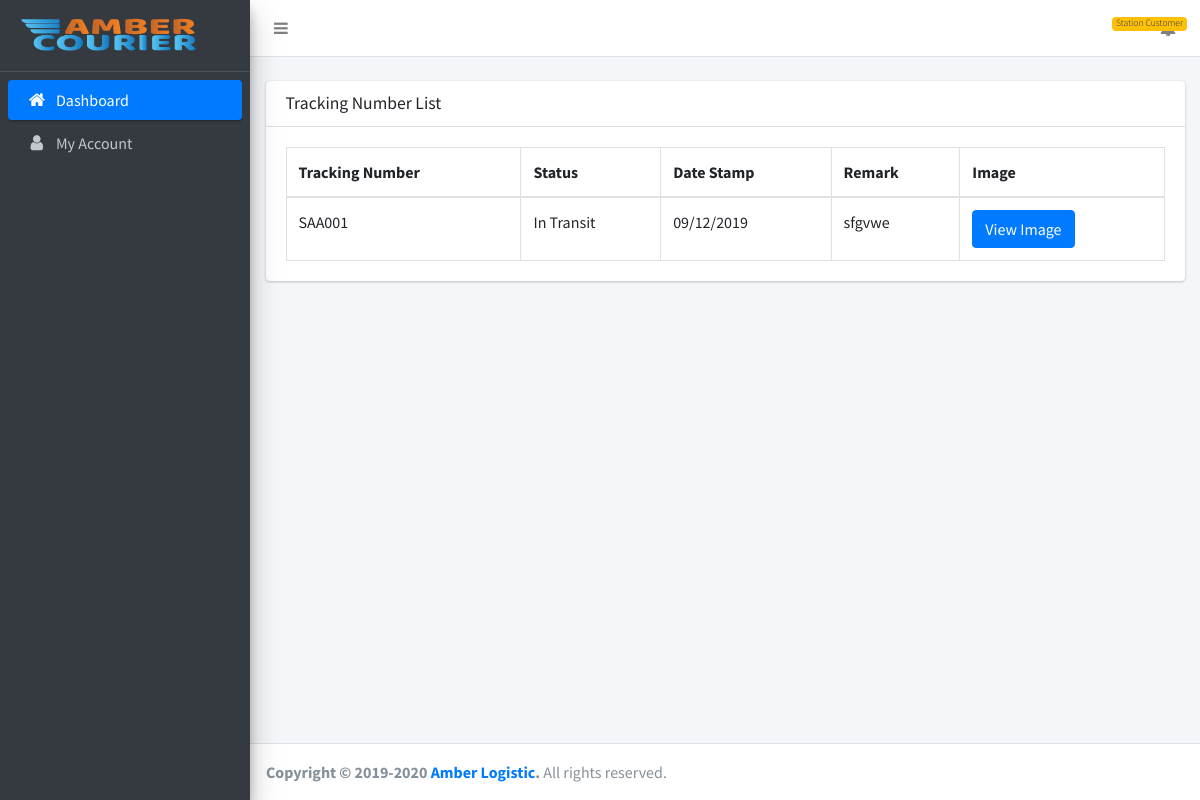
Screenshot of /customer/single.php?tracking_number=A001 (signed in) with the database file from the repository.
### tables this page shows
CREATE TABLE `tracking_numbers` (
  `id` int(11) NOT NULL,
  `tracking_number` varchar(255) DEFAULT NULL,
  `station_prefix_id` int(11) DEFAULT NULL,
  `status_id` int(11) DEFAULT NULL,
  `date_stamp` varchar(255) DEFAULT NULL,
  `image_path` varchar(255) DEFAULT NULL,
  `remark` mediumtext DEFAULT NULL,
  `sender_id` int(11) DEFAULT NULL,
  `receiver_id` int(11) DEFAULT NULL,
  `parcel_type` int(11) DEFAULT NULL COMMENT '1=Parcel,2=Document,3=Heavy Shipment',
  `created_at` timestamp NULL DEFAULT current_timestamp()
);

CREATE TABLE `station_prefix` (
  `id` int(11) NOT NULL,
  `name` varchar(255) DEFAULT NULL,
  `station_id` int(11) DEFAULT NULL,
  `created_at` timestamp NULL DEFAULT current_timestamp()
);

CREATE TABLE `status` (
  `id` int(11) NOT NULL,
  `name` varchar(255) DEFAULT NULL,
  `others` varchar(255) DEFAULT NULL,
  `created_at` timestamp NULL DEFAULT current_timestamp()
);

### classes/Session.php (called while the page is built, shortened)
<?php
class Session
{
    public static function get($key){
        if(isset($_SESSION[$key])){
            return $_SESSION[$key];
        }
        else{
            return false;
        }
    }
}
?>

### customer/single.php (the view, shortened to what this page needs)
<?php
include(ROOT_PATH . "includes/db.php");
include(ROOT_PATH . "classes/Session.php");
$tracking_number = $_GET['tracking_number'];
$receiver_id = Session::get('customer_id');
$query = "SELECT * FROM tracking_numbers WHERE tracking_number='$tracking_number' AND  receiver_id=$receiver_id ORDER BY id DESC ";
$result = mysqli_query($con, $query);
?>
<!DOCTYPE html>
<html lang="en">
<?php
include(ROOT_PATH . "customer/includes/head.php"); ?>
<body class="hold-transition sidebar-mini layout-fixed">
<div class="wrapper">
    <?php
    include(ROOT_PATH . "customer/includes/header.php");
    include(ROOT_PATH . "customer/includes/sidebar.php");
    ?>
    <div class="content-wrapper">
        <br>
        <section class="content">
            <div class="container-fluid">
                <div class="row">
                    <div class="col-md-12">
                        <div class="card">
                            <div class="card-header">
                                <h3 class="card-title">Tracking Number List</h3>
                            </div>
                            <div class="card-body">
                                <table class="table table-bordered" id="result" width="100%" cellspacing="0">
                                    <thead>
                                    <tr>
                                        <th>Tracking Number</th>
                                        <th>Status</th>
                                        <th>Date Stamp</th>
                                        <th>Remark</th>
                                        <th>Image</th>
                                    </tr>
                                    </thead>
                                    <tbody>
                                    <?php
                                    while ($row = mysqli_fetch_assoc($result)) {
                                        ?>
                                        <tr id="row<?php echo $row['id']; ?>">
                                            <td scope="row">
                                                <?php
                                                $prefix_id = $row['station_prefix_id'];
                                                $query_prefix = "select * from station_prefix where id='$prefix_id' LIMIT 1";
                                                $result_prefix = mysqli_query($con, $query_prefix);
                                                $row_prefix = mysqli_fetch_assoc($result_prefix);
                                                echo $row_prefix['name'].$row['tracking_number']; ?>
                                            </td>
                                            <td>
                                                <?php
                                                $status_id = $row['status_id'];
                                                $query_status = "SELECT * FROM status WHERE id='$status_id' LIMIT 1";
                                                $result_status = mysqli_query($con, $query_status);
                                                $row_status = mysqli_fetch_assoc($result_status);
                                                echo $row_status['name'];
                                                ?>
                                            </td>
                                            <td><?php echo date('d/m/Y', $row['date_stamp']); ?></td>
                                            <td><?php echo $row['remark'] ?></td>
                                            <td>
                                                <?php
                                                if (isset($row['image_path']) && !empty($row['image_path'])) {
                                                    ?>
                                                    <button class='btn btn-primary' id='<?php echo "../admin/".$row['image_path'] ?>' onclick='imageFunction(this.id)'>View Image</button>
                                                    <?php
                                                } else {
                                                    ?>
                                                    <button class='btn btn-danger' id = '../../admin/upload/default/no-image.png' onclick='imageFunction(this.id)'>No Image</button>
                                                    <?php
                                                }
                                                ?>
                                            </td>
                                        </tr>
                                        <?php
                                    }
                                    ?>
                                    </tbody>
                                </table>
                            </div>
                        </div>
                    </div>
                </div>
            </div>
        </section>
    </div>
    <?php include(ROOT_PATH . "customer/includes/footer.php"); ?>
</div>
</body>
</html>

### rows the page displays
tracking_numbers: station_prefix.name "SA", tracking_number "A001", status.name "In Transit", date_stamp "09/12/2019", remark "sfgvwe"

### other values shown
Session::get('customer') "Station Customer"
